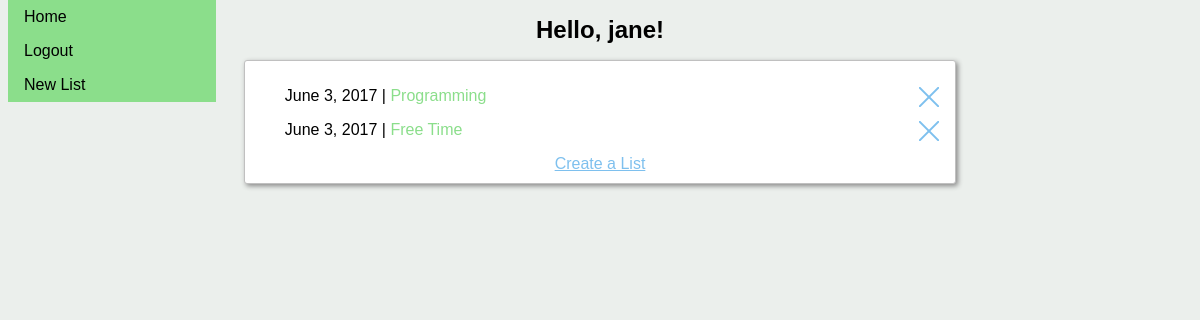
The page /simple-checklist/ (signed in) on the database its author committed.
### simpleChecklist/models.py (models this page shows, shortened)
class TodoList(models.Model):
    name = models.CharField(max_length=35)
    slug = models.SlugField()
    created_on = models.DateField(auto_now_add=True)
    user = models.ForeignKey(User, default='')
    class Meta:
        unique_together = (("name", "user"),)

### simpleChecklist/views.py (the view)
@login_required
def index(request):
    todolist_list = TodoList.objects.filter(user=request.user)
    return render(request, 'simpleChecklist/index.html', {'todolists': todolist_list})

### templates/simpleChecklist/index.html
{% extends 'base.html' %}
{% load staticfiles %}
{% block body_block %}
  <h1>Hello, <strong>{{ user.username }}</strong>!</h1>
  <div class="contentBox">
  {% if todolists %}
    <div id="lists">
    <ul>
      {% for todolist in todolists %}
        <li class="todolist">
          {{ todolist.created_on }} |
          <a class="listName" href="{% url 'todolist' todolist.user todolist.slug %}">{{ todolist.name }}</a>
          <span class="deleteList" data-listid="{{ todolist.id }}"></span>
        </li>
      {% endfor %}
    </ul>
    </div>
  {% else %}
    <strong>You don't have any lists.</strong>
  {% endif %}
    <a class="textlink" href="{% url 'create_todolist' %}">Create a List</a><br />
  </div>
{% endblock %}

### static/css/simpleChecklist.css (style rules this page uses)
* { font-family: Helvetica; font-size: 100%; text-align: center; }
body { background-color: #EBEFEC; }
ul { list-style-type: none; }
li a { text-decoration: none; }
h1 { font-size: 150%; }
.textlink { color: #7EC0EE; }
div.contentBox { position: relative; background-color: white; border: 1px solid silver; padding: 10px 0; margin: auto; width: 60%; border-radius: 3px; box-shadow: 2px 2px 5px #888888; }
li.todolist { text-align: left; margin-bottom: 1em; }
span.deleteList { background: url("../images/deleteicon.png"); vertical-align: text-top; width: 20px; height: 20px; position: absolute; right: 1em; }
a.listName { color: #8BDE8B; }

### rows shown on the page
TodoList: created_on "June 3, 2017", name "Programming"
TodoList: created_on "June 3, 2017", name "Free Time"

### other values the page prints
{{ user.username }} "jane"
